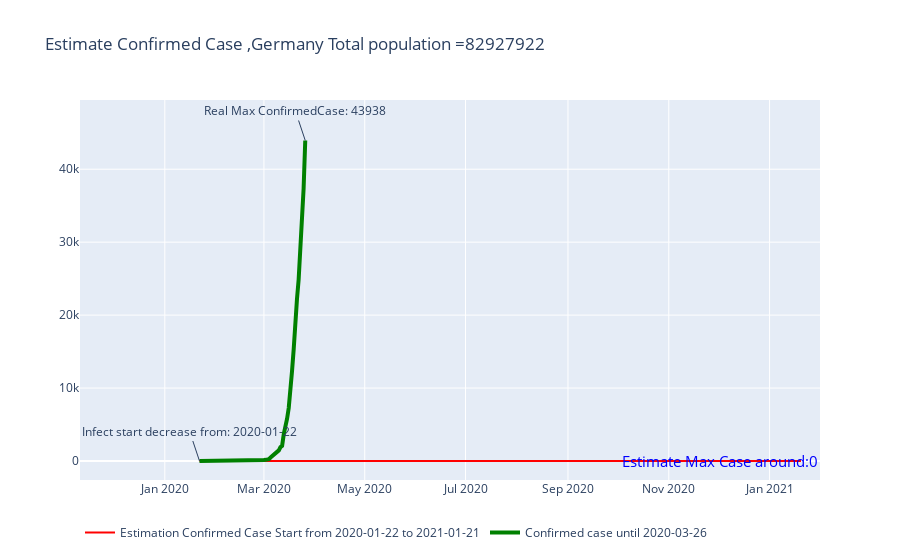

Write notebook code for a chart like this one.
### Code cell
T_inc = 5.2  # average incubation period
T_inf = 2.9  # average infectious period
R_0 = 2.2  # reproduction number without intervention
R_t = 0.7  # reproduction number after intervention

country = 'Germany'

if country not in train['Country_Region'].unique():
    country_pd_train = dataset[dataset['Province_State']==country]
else:
    country_pd_train = dataset[dataset['Country_Region']==country]

a,b = fit_model_new(country_pd_train,country,make_plot=True)

### Figure 1 — Plotly figure (JSON) as saved in the notebook; plotly's stock layout.template omitted (floating-point values rounded to 4 significant figures; data arrays with more than 128 entries replaced by an {"elided": "..."} marker saying what was removed)
{"data": [{"line": {"color": "red"}, "mode": "lines", "name": "Estimation Confirmed Case Start from 2020-01-22 to 2021-01-21", "type": "scatter", "x": {"elided": "365 str values"}, "y": {"elided": "365 int values"}}, {"line": {"color": "green", "width": 4}, "mode": "lines", "name": "Confirmed case until 2020-03-26", "type": "scatter", "x": ["2020-01-22", "2020-01-23", "2020-01-24", "2020-01-25", "2020-01-26", "2020-01-27", "2020-01-28", "2020-01-29", "2020-01-30", "2020-01-31", "2020-02-01", "2020-02-02", "2020-02-03", "2020-02-04", "2020-02-05", "2020-02-06", "2020-02-07", "2020-02-08", "2020-02-09", "2020-02-10", "2020-02-11", "2020-02-12", "2020-02-13", "2020-02-14", "2020-02-15", "2020-02-16", "2020-02-17", "2020-02-18", "2020-02-19", "2020-02-20", "2020-02-21", "2020-02-22", "2020-02-23", "2020-02-24", "2020-02-25", "2020-02-26", "2020-02-27", "2020-02-28", "2020-02-29", "2020-03-01", "2020-03-02", "2020-03-03", "2020-03-04", "2020-03-05", "2020-03-06", "2020-03-07", "2020-03-08", "2020-03-09", "2020-03-10", "2020-03-11", "2020-03-12", "2020-03-13", "2020-03-14", "2020-03-15", "2020-03-16", "2020-03-17", "2020-03-18", "2020-03-19", "2020-03-20", "2020-03-21", "2020-03-22", "2020-03-23", "2020-03-24", "2020-03-25", "2020-03-26"], "y": [0, 0, 0, 0, 0, 1, 4, 4, 4, 5, 8, 10, 12, 12, 12, 12, 13, 13, 14, 14, 16, 16, 16, 16, 16, 16, 16, 16, 16, 16, 16, 16, 16, 16, 17, 27, 46, 48, 79, 130, 159, 196, 262, 482, 670, 799, 1040, 1176, 1457, 1908, 2078, 3675, 4585, 5795, 7272, 9257, 12327, 15320, 19848, 22213, 24873, 29056, 32986, 37323, 43938]}], "layout": {"annotations": [{"font": {"color": "Blue", "size": 15}, "showarrow": false, "text": "Estimate Max Case around:0", "x": "2020-12-02", "y": 0}, {"showarrow": true, "text": "Real Max ConfirmedCase: 43938", "x": "2020-03-26", "y": 43938}, {"text": "Infect start decrease from: 2020-01-22", "x": "2020-01-22", "y": 0}], "legend": {"orientation": "h"}, "title": {"text": "Estimate Confirmed Case ,Germany Total population =82927922"}}}
